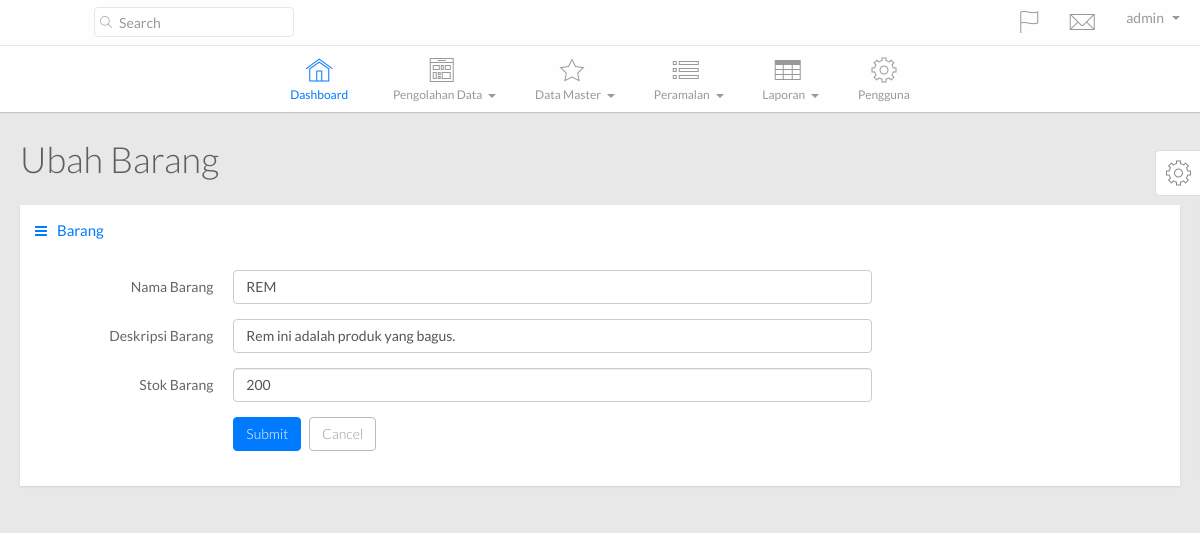
Page /main.php?hal=ubah_barang&kode=BRG001 (signed in) on the earlier database version.
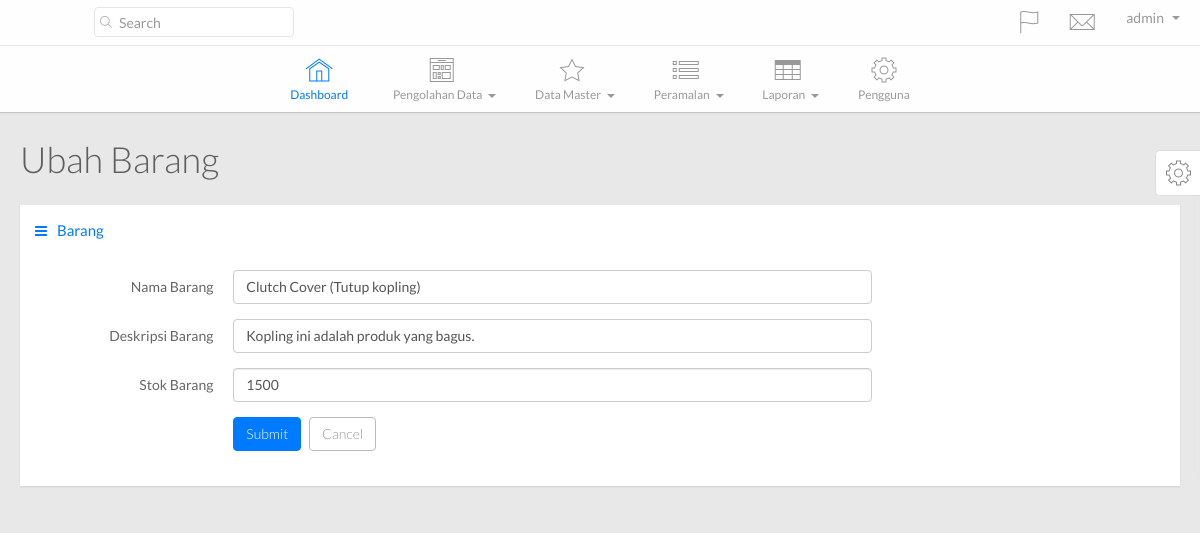
Same page on the later database version.
### tables this page shows
CREATE TABLE IF NOT EXISTS `tb_barang` (
  `kode_barang` varchar(30) NOT NULL,
  `nama_barang` varchar(75) NOT NULL,
  `deskripsi_barang` varchar(250) NOT NULL,
  `stok_barang` int(11) NOT NULL,
  `kode_admin` varchar(30) NOT NULL,
  PRIMARY KEY (`kode_barang`),
  KEY `kode_satuan` (`kode_admin`),
  KEY `admin_id` (`kode_admin`)
);

### config/SimplePDO.php (called while the page is built, shortened)
<?php
class SimplePDO {
    private $pdo = null;
    static $inst = null;
    static $settings = array(
        'host' => '',
        'user' => '',
        'password' => '',
        'database' => '',
        'results' => 'object',
        'charset' => 'utf8'
    );
    public function __construct()
    {
        $fetch_mode = ( self::$settings["results"] == 'object' ) ? PDO::FETCH_OBJ : PDO::FETCH_ASSOC;
        $options = array(
            PDO::ATTR_DEFAULT_FETCH_MODE => $fetch_mode,
            PDO::ATTR_ERRMODE => PDO::ERRMODE_EXCEPTION,
            PDO::MYSQL_ATTR_INIT_COMMAND => "SET NAMES ".self::$settings["charset"],
            PDO::ATTR_EMULATE_PREPARES => false
        );
        $dsn = 'mysql:dbname='.self::$settings["database"].';host='.self::$settings["host"].';charset='.self::$settings["charset"];
        try {
            $this->pdo = new PDO( $dsn, self::$settings["user"], self::$settings["password"], $options );
        } catch( PDOException $e ) {
            trigger_error( $e->getMessage() );
        }
    }
    public function query( $query, $bindings = array(), $internal_call = false )
    {
        try {
            $this->c_query = $this->pdo->prepare( $query );
            if( empty( $bindings ) )
            {
                $this->c_query->execute();
            }
            else
            {
                $this->c_query->execute( (array)$bindings );
            }
            if( $internal_call === true )
            {
                return $this->c_query;
            }
            elseif( $this->c_query && $this->lastid() )
            {
                return $this->lastid();
            }
            else
            {
                return false;
            }
        } catch( PDOException $e ) {
            trigger_error( $e->getMessage() );
        }
    }
    public function get_row( $query, $bindings = array() )
    {
        $this->c_query = $this->query( $query, $bindings, true );
        if( $this->c_query )
        {
            return $this->c_query->fetch();
        }
        else
        {
            return false;
        }
    }
    static function getInstance()
    {
        if( self::$inst == null )
        {
            self::$inst = new SimplePDO();
        }
        return self::$inst;
    }
    static function set_options( $array = array() )
    {
        if( !empty( $array ) )
        {
            foreach( $array as $k => $v )
            {
                if( isset( self::$settings[$k] ) )
                {
                    self::$settings[$k] = $v;
                }
            }
        }
    }
}

### template/ubah_barang.php (the view, shortened to what this page needs)
<?php $database = SimplePDO::getInstance();
	  $row = $database->get_row("SELECT * FROM tb_barang WHERE kode_barang=?",array($_GET['kode']));
?>
<div class="page-title">
  <h1>
    Ubah Barang
  </h1>
</div>
<div class="row">
  <div class="col-lg-12">
    <div class="widget-container fluid-height clearfix">
      <div class="heading">
        <i class="fa fa-bars"></i>Barang
      </div>
      <div class="widget-content padded">
        <form action="proses/ubah_barang.php" class="form-horizontal" method="post">
          <div class="form-group">
            <label class="control-label col-md-2">Nama Barang</label>
            <div class="col-md-7">
              <input class="form-control" placeholder="nama barang" type="text" name="nama_barang" value="<?php echo $row->nama_barang;?>"/>
            </div>
          </div>
          <div class="form-group">
            <label class="control-label col-md-2">Deskripsi Barang</label>
            <div class="col-md-7">
              <input class="form-control" placeholder="deskripsi" type="text" name="deskripsi" value="<?php echo $row->deskripsi_barang;?>" />
            </div>
          </div>
          <div class="form-group">
            <label class="control-label col-md-2">Stok Barang</label>
            <div class="col-md-7">
              <input class="form-control" placeholder="stok" type="stok barang" name="stok_barang" value="<?php echo $row->stok_barang;?>"/>
            </div>
          </div>
          <div class="form-group">
            <label class="control-label col-md-2"></label>
            <div class="col-md-7">
              <button class="btn btn-primary" type="submit" name="submit">Submit</button>
              <a href="main.php?hal=daftar_barang" class="btn btn-default-outline">Cancel</a>
            </div>
          </div>
        </form>
      </div>
    </div>
  </div>
</div>

Differences in the rows shown:
changed tb_barang: nama_barang "REM" → "Clutch Cover (Tutup kopling)"; deskripsi "Rem ini adalah produk yang bagus." → "Kopling ini adalah produk yang bagus."; stok_barang "200" → "1500"
